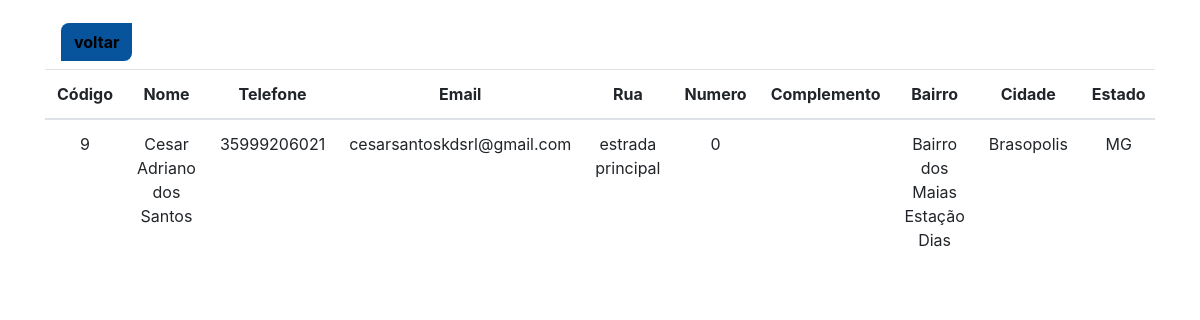
The page /visualizar_cliente.php?id=9 on the database its author committed.
### tables this page shows
CREATE TABLE `cliente` (
  `id` int(11) NOT NULL,
  `nome` varchar(100) NOT NULL,
  `telefone` varchar(11) NOT NULL,
  `email` varchar(50) NOT NULL,
  `cpf` varchar(11) NOT NULL,
  `rua` varchar(50) DEFAULT NULL,
  `numero` int(11) DEFAULT NULL,
  `complemento` varchar(100) DEFAULT NULL,
  `bairro` varchar(100) NOT NULL,
  `cidade` varchar(50) NOT NULL,
  `estado` varchar(2) NOT NULL,
  `senha` varchar(200) NOT NULL
);

### visualizar_cliente.php (the view, shortened to what this page needs)
<?php
    include("conexao.php");
    $id_cliente = $_GET['id'];
?>
<!DOCTYPE html>
<html lang="pt-br">
    <head>
        <link rel="stylesheet" href="css/bootstrap.css">
        <link rel="stylesheet" href="css/estilo.css?version=165">
    </head>
    <div class="container">
      <nav class="navbar navbar-expand-md navbar-light">
        <a href="admin.php" class="voltaresc"><button type="submit" class="btn voltar"><font color="black"><b>voltar</b></font></button></a>
      </nav>
    </div>
    <body>
        <div class="container" >
            <div class="table-responsive">
            <table class="table">
              <thead>
                <tr>
                  <th>Código</th>
                  <th>Nome</th>
                  <th>Telefone</th>
                  <th>Email</th>
                  <th>Rua</th>
                  <th>Numero</th>
                  <th>Complemento</th>
                  <th>Bairro</th>
                  <th>Cidade</th>
                  <th>Estado</th>
                </tr>
              </thead>
              <?php
                $result_usuario = "SELECT * FROM cliente WHERE id = '$id_cliente'";
                $resultado_usuario = mysqli_query($conexao, $result_usuario);
                 while($row_usuario = mysqli_fetch_assoc($resultado_usuario)){
               ?>
              <tbody>
                <tr>
                  <td><?php  echo $row_usuario['id'];?></td>
                  <td><?php  echo $row_usuario['nome'];?></td>
                  <td><?php  echo $row_usuario['telefone'];?></td>
                  <td><?php  echo $row_usuario['email'];?></td>
                  <td><?php  echo $row_usuario['rua'];?></td>
                  <td><?php  echo $row_usuario['numero'];?></td>
                  <td><?php  echo $row_usuario['complemento'];?></td>
                  <td><?php  echo $row_usuario['bairro'];?></td>
                  <td><?php  echo $row_usuario['cidade'];?></td>
                  <td><?php  echo $row_usuario['estado'];?></td>
                </tr>
                <?php } ?>
              </tbody>
            </table>
          </div>
        </div>
    </body>
</html>

### css/estilo.css (style rules this page uses)
.voltar { background-color: #07539c; margin-top: 15px; border-radius: 8px 0px 8px 0px; }
::placeholder { text-align: center; }
table { text-align: center; }

### rows shown on the page
cliente: id "9", nome "Cesar Adriano dos Santos", telefone "35999206021", email "cesarsantoskdsrl@gmail.com", rua "estrada principal", numero "0", bairro "Bairro dos Maias Estação Dias", cidade "Brasopolis", estado "MG"
